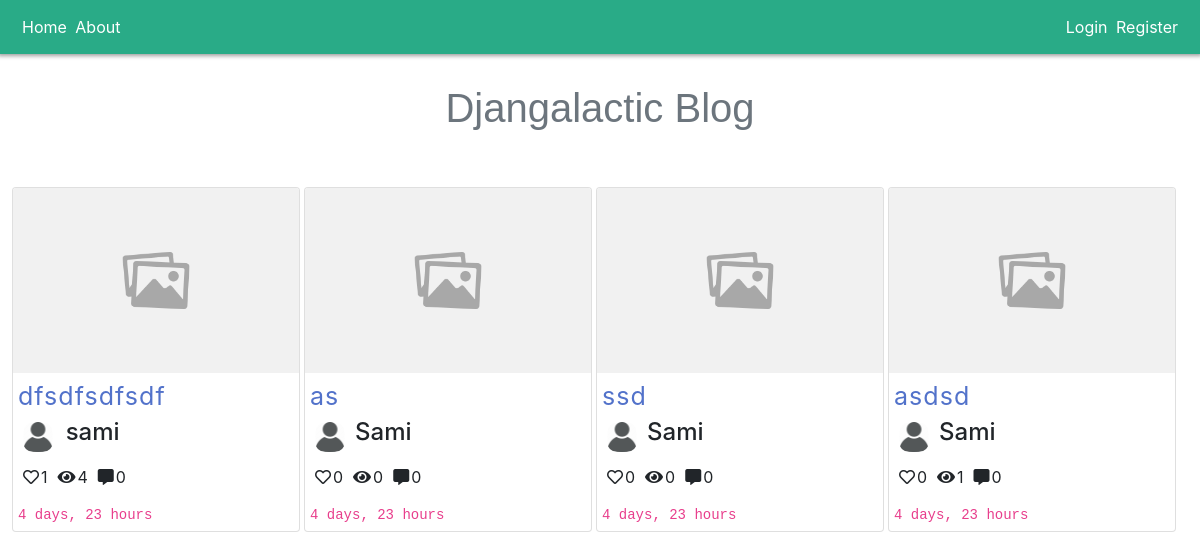
Before: / with the older database file.
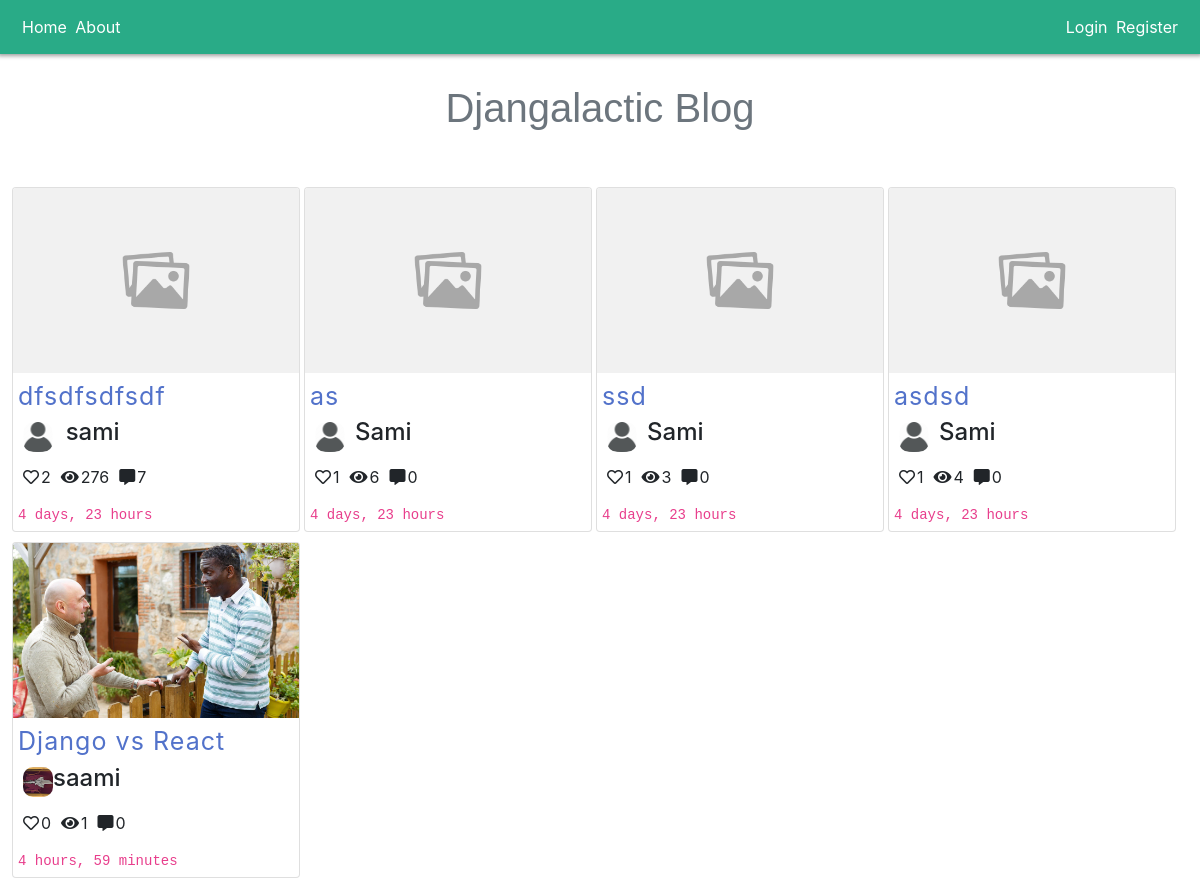
After: the same page with the newer database file.
### BLOG/models.py (models this page shows, shortened)
class Post(models.Model):
  title=models.CharField(max_length=75)
  content=models.TextField(max_length=10000)
  image=models.ImageField(upload_to="post_pics", blank=True, default="post_pics/default_post.png")
  post_date=models.DateTimeField(auto_now_add=True)
  views=models.IntegerField(default=0)
  likes=models.ManyToManyField(User)
  publisher = models.ForeignKey(User,on_delete=models.CASCADE, default=None, related_name="publisher")
  status=models.CharField(max_length=30, choices=(("1","Draft"),("2","Published")),default=("1","Draft"))
  category=models.CharField(max_length=30,choices=(("1","Software Engineering"),("2","Comedy"),("3","News"),("4","Informative")), default=("5","Personal"))

class User(AbstractUser):
  profile_pic =models.ImageField(upload_to="profile_pics", default="profile_pics/default_profile.png", blank=True)
  date_joined = models.DateTimeField(auto_now_add=True)
  bio = models.TextField(max_length=2000, default="My bio")

### BLOG/views.py (the view)
# urls.py: path("", home, name="home"),
def home(request):
  posts=Post.objects.all().filter(status="2")
  context={ "posts":posts }
  if not request.user.is_anonymous:
    drafts=Post.objects.all().filter(publisher=request.user).filter(status="1")
    context["drafts"]=drafts
  return render(request, "BLOG/home.html", context)

### BLOG/templates/BLOG/home.html (shortened to what this page needs)
{% extends 'BLOG/BASE.html' %}
{% block content %}
<div class="home-container">
  <h1 class="HomePage-Title text-secondary">Djangalactic Blog</h1>
  <div class="HomeFeed">
    {% for post in posts %}
    <div class="card" style="width: 18rem; margin: 5px 2px;">
      <img class="card-img-top" src="/media/{{post.image}}" alt="post pic">
      <a class="blog-title" href="{% url 'post_detail' post.id %}">
      <div class="BlogCardContent">
        {{post.title}}</a>
        <div class="blog-publisher-container">
          <img class="img" style="border-radius: 10px;" src="/media/{{post.publisher.profile_pic}}" alt="publisher pic" width="30px">
          <h4>{{post.publisher.username}}</h4>
        </div>
      </div>
      <ul class="list-group list-group-flush BlogCardContent">
        <div class="Blog-likes-comments-views-container">
          <div class="Blog-likes-comments-views"><i class="far fa-heart"></i>
            <p>{{post.likes.count}}</p></div>
          <div class="Blog-likes-comments-views"><i class="fas fa-eye"></i>
            <p>{{post.views}}</p></div>
          <div class="Blog-likes-comments-views"><i class="fas fa-comment-alt"></i>
            <p>{{post.comments.count}}</p></div>
        </div>
        <code>{{post.post_date | timesince}}</code>
      </ul>
    </div>
    {% endfor %}
{% endblock content %}

Changed rows visible on the page:
changed Post "dfsdfsdfsdf": likes.count "1" → "2"; views "4" → "276"; comments.count "0" → "7"
changed Post "as": likes.count "0" → "1"; views "0" → "6"
changed Post "ssd": likes.count "0" → "1"; views "0" → "3"
changed Post "asdsd": likes.count "0" → "1"; views "1" → "4"
added Post: image (picture), title "Django vs React", publisher.profile_pic (picture), publisher.username "saami", likes.count "0", views "1", comments.count "0", post_date "4 hours, 59 minutes"
